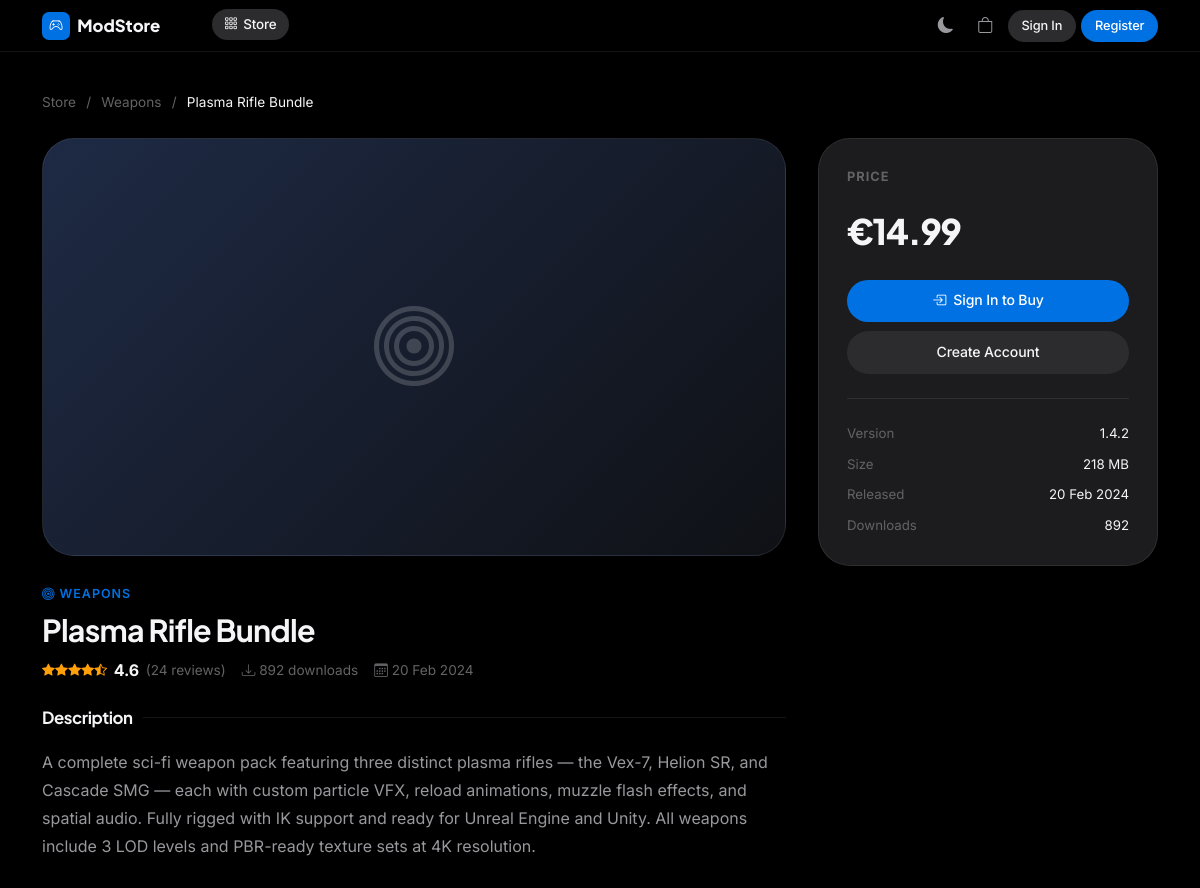
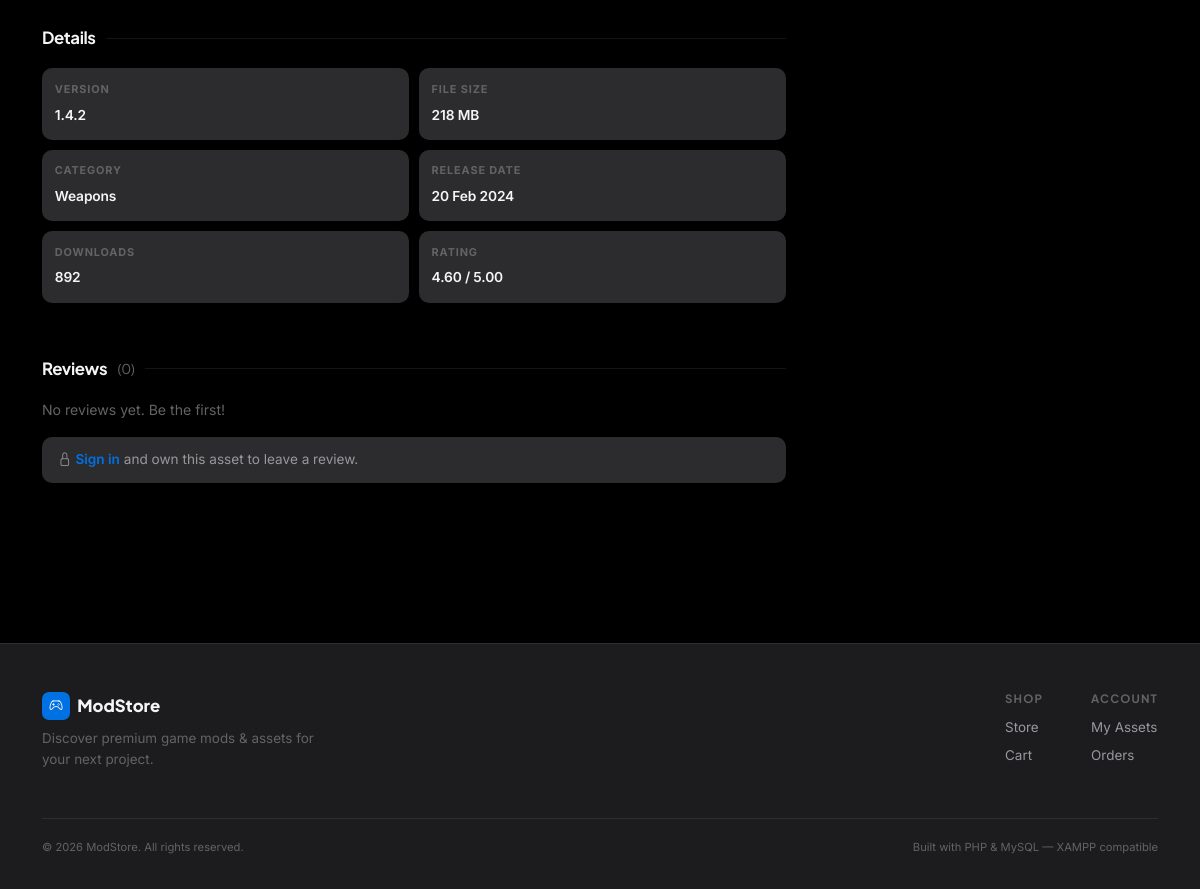
/product.php?id=2, run on the app's committed database (2 pictures, top to bottom).
### tables this page shows
CREATE TABLE `products` (
  `id`             INT(11)        NOT NULL AUTO_INCREMENT,
  `name`           VARCHAR(100)   NOT NULL,
  `slug`           VARCHAR(100)   NOT NULL,
  `description`    TEXT           NOT NULL,
  `price`          DECIMAL(10,2)  NOT NULL DEFAULT '0.00',
  `category_id`    INT(11)        DEFAULT NULL,
  `download_count` INT(11)        NOT NULL DEFAULT '0',
  `rating`         DECIMAL(3,2)   NOT NULL DEFAULT '0.00',
  `review_count`   INT(11)        NOT NULL DEFAULT '0',
  `version`        VARCHAR(20)    NOT NULL DEFAULT '1.0.0',
  `file_size`      VARCHAR(20)    NOT NULL DEFAULT '—',
  `release_date`   DATE           NOT NULL,
  `is_active`      TINYINT(1)     NOT NULL DEFAULT '1',
  `created_at`     TIMESTAMP      NOT NULL DEFAULT CURRENT_TIMESTAMP,
  PRIMARY KEY (`id`),
  UNIQUE KEY `uq_slug` (`slug`),
  KEY `idx_category` (`category_id`),
  CONSTRAINT `fk_product_category`
    FOREIGN KEY (`category_id`) REFERENCES `categories` (`id`) ON DELETE SET NULL
);

CREATE TABLE `categories` (
  `id`   INT(11)     NOT NULL AUTO_INCREMENT,
  `name` VARCHAR(50) NOT NULL,
  `slug` VARCHAR(50) NOT NULL,
  `icon` VARCHAR(50) NOT NULL DEFAULT 'bi-box',
  PRIMARY KEY (`id`),
  UNIQUE KEY `uq_slug` (`slug`)
);

### product.php (the view, shortened to what this page needs)
<?php
require_once __DIR__ . '/config/db.php';
require_once __DIR__ . '/includes/functions.php';
$id = (int) ($_GET['id'] ?? 0);
$stmt = $pdo->prepare(
    'SELECT p.*, c.name AS cat_name, c.slug AS cat_slug, c.icon AS cat_icon
     FROM products p
     LEFT JOIN categories c ON c.id = p.category_id
     WHERE p.id = ? AND p.is_active = 1'
);
$stmt->execute([$id]);
$product = $stmt->fetch();
$revStmt = $pdo->prepare(
    'SELECT r.*, u.username FROM reviews r
     JOIN users u ON u.id = r.user_id
     WHERE r.product_id = ?
     ORDER BY r.created_at DESC'
);
$revStmt->execute([$id]);
$reviews = $revStmt->fetchAll();
$owns = false;
$userReviewed = false;
require_once __DIR__ . '/includes/header.php';
?>
<div class="container-xl py-4">
  <nav style="margin-bottom:1.5rem;font-size:.85rem;color:var(--text-muted);">
    <a href="index.php" style="color:var(--text-muted);">Store</a>
    <span style="margin:0 .4rem;">/</span>
    <a href="index.php?cat=<?= e($product['cat_slug'] ?? '') ?>" style="color:var(--text-muted);"><?= e($product['cat_name'] ?? 'General') ?></a>
    <span style="margin:0 .4rem;">/</span>
    <span style="color:var(--text-primary);"><?= e($product['name']) ?></span>
  </nav>
  <div class="product-detail-layout">
    <div>
      <div class="product-detail-thumb"
           style="background:<?= cardGradient((int)$product['category_id']) ?>">
        <i class="bi <?= e($product['cat_icon'] ?? 'bi-box') ?>"
           style="font-size:5rem;color:rgba(255,255,255,.18);"></i>
      </div>
      <div style="margin-bottom:1.5rem;">
        <span class="product-card__cat" style="font-size:.78rem;">
          <i class="bi <?= e($product['cat_icon'] ?? 'bi-box') ?>"></i>
          <?= e($product['cat_name'] ?? 'General') ?>
        </span>
        <h1 style="font-size:1.9rem;margin:.4rem 0 .6rem;"><?= e($product['name']) ?></h1>
        <div style="display:flex;align-items:center;gap:1rem;flex-wrap:wrap;">
          <div style="display:flex;align-items:center;gap:.4rem;">
            <?= stars((float)$product['rating']) ?>
            <span style="font-weight:700;"><?= number_format($product['rating'], 1) ?></span>
            <span style="color:var(--text-muted);font-size:.85rem;">(<?= $product['review_count'] ?> reviews)</span>
          </div>
          <span style="color:var(--text-muted);font-size:.85rem;">
            <i class="bi bi-download"></i> <?= number_format($product['download_count']) ?> downloads
          </span>
          <span style="color:var(--text-muted);font-size:.85rem;">
            <i class="bi bi-calendar3"></i> <?= fDate($product['release_date']) ?>
          </span>
        </div>
      </div>
      <div class="section">
        <h2 class="section-title" style="font-size:1.05rem;">Description</h2>
        <p style="color:var(--text-secondary);line-height:1.75;">
          <?= nl2br(e($product['description'])) ?>
        </p>
      </div>
      <div class="section">
        <h2 class="section-title" style="font-size:1.05rem;">Details</h2>
        <div class="detail-meta-grid">
          <div class="detail-meta-item">
            <small>Version</small>
            <span><?= e($product['version']) ?></span>
          </div>
          <div class="detail-meta-item">
            <small>File Size</small>
            <span><?= e($product['file_size']) ?></span>
          </div>
          <div class="detail-meta-item">
            <small>Category</small>
            <span><?= e($product['cat_name'] ?? '—') ?></span>
          </div>
          <div class="detail-meta-item">
            <small>Release Date</small>
            <span><?= fDate($product['release_date']) ?></span>
          </div>
          <div class="detail-meta-item">
            <small>Downloads</small>
            <span><?= number_format($product['download_count']) ?></span>
          </div>
          <div class="detail-meta-item">
            <small>Rating</small>
            <span><?= number_format($product['rating'], 2) ?> / 5.00</span>
          </div>
        </div>
      </div>
      <div class="section">
        <h2 class="section-title" style="font-size:1.05rem;">
          Reviews <span style="color:var(--text-muted);font-size:.85rem;font-weight:400;">(<?= count($reviews) ?>)</span>
        </h2>
        <?php if (empty($reviews)): ?>
          <p style="color:var(--text-muted);font-size:.88rem;">No reviews yet. Be the first!</p>
        <?php endif; ?>
        <?php if (isLoggedIn() && $owns && !$userReviewed): ?>
          <div id="reviewForm" style="margin-top:1.5rem;padding-top:1.5rem;border-top:1px solid var(--border);">
            <h3 style="font-size:1rem;margin-bottom:1rem;">
              <i class="bi bi-pencil-square" style="color:var(--accent);"></i>
              Leave a Review
            </h3>
            <form action="process/add-review.php" method="POST" class="ms-form">
              <?php csrfField() ?>
              <input type="hidden" name="product_id" value="<?= $product['id'] ?>">
              <div class="form-group">
                <label>Your Rating</label>
                <div style="display:flex;gap:.35rem;align-items:center;" id="starPicker">
                  <?php for ($s = 1; $s <= 5; $s++): ?>
                    <i class="bi bi-star star-pick"
                       data-val="<?= $s ?>"
                       style="font-size:1.6rem;cursor:pointer;color:var(--bg-hover);transition:color .12s;"
                       onclick="setStar(<?= $s ?>)"
                       onmouseover="hoverStar(<?= $s ?>)"
                       onmouseout="resetStarHover()">
                    </i>
                  <?php endfor; ?>
                  <span id="ratingLabel" style="font-size:.85rem;color:var(--text-muted);margin-left:.4rem;">Select rating</span>
                </div>
                <div style="display:none;" id="hiddenStars">
                  <?php for ($s = 1; $s <= 5; $s++): ?>
                    <input type="radio" name="rating" id="ratingVal<?= $s ?>" value="<?= $s ?>" <?= $s===5?'checked':''?>>
                  <?php endfor; ?>
                </div>
              </div>
              <div class="form-group">
                <label for="reviewComment">Comment <span style="color:var(--text-muted);font-weight:400;">(optional)</span></label>
                <textarea name="comment" id="reviewComment" class="ms-textarea"
                  placeholder="What did you like or dislike? How did you use this asset?"
                  maxlength="1000" style="min-height:90px;"></textarea>
                <div style="font-size:.73rem;color:var(--text-muted);text-align:right;" id="reviewCharCount">0 / 1000</div>
              </div>
              <button type="submit" class="btn-ms btn-ms-primary btn-sm">
                <i class="bi bi-send"></i> Submit Review
              </button>
            </form>
          </div>
          <script>
          let selectedRating = 5;
          const ratingLabels = {1:'Poor',2:'Fair',3:'Good',4:'Very Good',5:'Excellent'};
          function setStar(val) {
            selectedRating = val;
            document.getElementById('ratingVal' + val).checked = true;
            document.getElementById('ratingLabel').textContent = ratingLabels[val];
            document.getElementById('ratingLabel').style.color = 'var(--warning)';
            paintStars(val, true);
          }
          function hoverStar(val) { paintStars(val, false); }
          function resetStarHover() { paintStars(selectedRating, true); }
          function paintStars(upTo, fill) {
            document.querySelectorAll('.star-pick').forEach(s => {
              const v = parseInt(s.dataset.val);
              s.className = v <= upTo
                ? 'bi bi-star-fill star-pick'
                : 'bi bi-star star-pick';
              s.style.color = v <= upTo ? 'var(--warning)' : 'var(--bg-hover)';
            });
          }
          // Init with 5 stars pre-selected
          paintStars(5, true);
          document.getElementById('ratingLabel').textContent = 'Excellent';
          document.getElementById('ratingLabel').style.color = 'var(--warning)';
          document.getElementById('reviewComment').addEventListener('input', function() {
            document.getElementById('reviewCharCount').textContent = this.value.length + ' / 1000';
          });
          </script>
        <?php elseif (isLoggedIn() && $owns && $userReviewed): ?>
          <div style="margin-top:1rem;padding:.75rem 1rem;background:var(--success-bg);border-radius:var(--radius-sm);font-size:.85rem;color:var(--success);">
            <i class="bi bi-check-circle-fill"></i> You have already reviewed this asset.
          </div>
        <?php elseif (!isLoggedIn()): ?>
          <div style="margin-top:1rem;padding:.75rem 1rem;background:var(--bg-hover);border-radius:var(--radius-sm);font-size:.85rem;color:var(--text-secondary);">
            <i class="bi bi-lock"></i>
            <a href="login.php" style="font-weight:600;">Sign in</a> and own this asset to leave a review.
          </div>
        <?php elseif (isLoggedIn() && !$owns): ?>
          <div style="margin-top:1rem;padding:.75rem 1rem;background:var(--bg-hover);border-radius:var(--radius-sm);font-size:.85rem;color:var(--text-secondary);">
            <i class="bi bi-bag"></i> Purchase or claim this asset to leave a review.
          </div>
        <?php endif; ?>
      </div>
    </div>
    <div>
      <div class="purchase-panel">
        <p style="color:var(--text-muted);font-size:.8rem;text-transform:uppercase;letter-spacing:.08em;font-weight:700;">
          <?= $product['price'] == 0 ? 'Free Asset' : 'Price' ?>
        </p>
        <div class="price-big <?= $product['price'] == 0 ? 'free' : '' ?>">
          <?= fPrice((float)$product['price']) ?>
        </div>
        <?php if ($owns): ?>
          <div class="badge-ms badge-success" style="margin-bottom:1rem;font-size:.8rem;padding:.4rem .9rem;">
            <i class="bi bi-check-circle-fill"></i> In Your Library
          </div>
          <a href="my-assets.php" class="btn-ms btn-ms-ghost btn-full" style="margin-bottom:.6rem;">
            <i class="bi bi-collection-play"></i> View My Assets
          </a>
        <?php elseif (!isLoggedIn()): ?>
          <a href="login.php" class="btn-ms btn-ms-primary btn-full" style="margin-bottom:.6rem;">
            <i class="bi bi-box-arrow-in-right"></i>
            <?= $product['price'] == 0 ? 'Sign In to Get Free' : 'Sign In to Buy' ?>
          </a>
          <a href="register.php" class="btn-ms btn-ms-ghost btn-full">
            Create Account
          </a>
        <?php endif; ?>
        <div class="divider"></div>
        <div style="display:flex;flex-direction:column;gap:.6rem;font-size:.83rem;">
          <div style="display:flex;justify-content:space-between;">
            <span style="color:var(--text-muted);">Version</span>
            <span><?= e($product['version']) ?></span>
          </div>
          <div style="display:flex;justify-content:space-between;">
            <span style="color:var(--text-muted);">Size</span>
            <span><?= e($product['file_size']) ?></span>
          </div>
          <div style="display:flex;justify-content:space-between;">
            <span style="color:var(--text-muted);">Released</span>
            <span><?= fDate($product['release_date']) ?></span>
          </div>
          <div style="display:flex;justify-content:space-between;">
            <span style="color:var(--text-muted);">Downloads</span>
            <span><?= number_format($product['download_count']) ?></span>
          </div>
        </div>
      </div>
    </div>
  </div>
</div>
<?php require_once __DIR__ . '/includes/footer.php'; ?>

### data on the page
products: category.name "Weapons", name "Plasma Rifle Bundle", category.name "WEAPONS", rating "4.6", review_count "24", download_count "892", release_date "20 Feb 2024", description "A complete sci-fi weapon pack featuring three distinct plasma rifles — the Vex-7, Helion SR, and Cascade SMG — each with custom particle VFX, reload animations, muzzle flash effects, and spatial audio. Fully rigged with IK support and ready for Unreal Engine and Unity. All weapons include 3 LOD levels and PBR-ready texture sets at 4K resolution.", version "1.4.2", file_size "218 MB", rating "4.60", price "€14.99"

### other printed values
count($reviews) "0"
